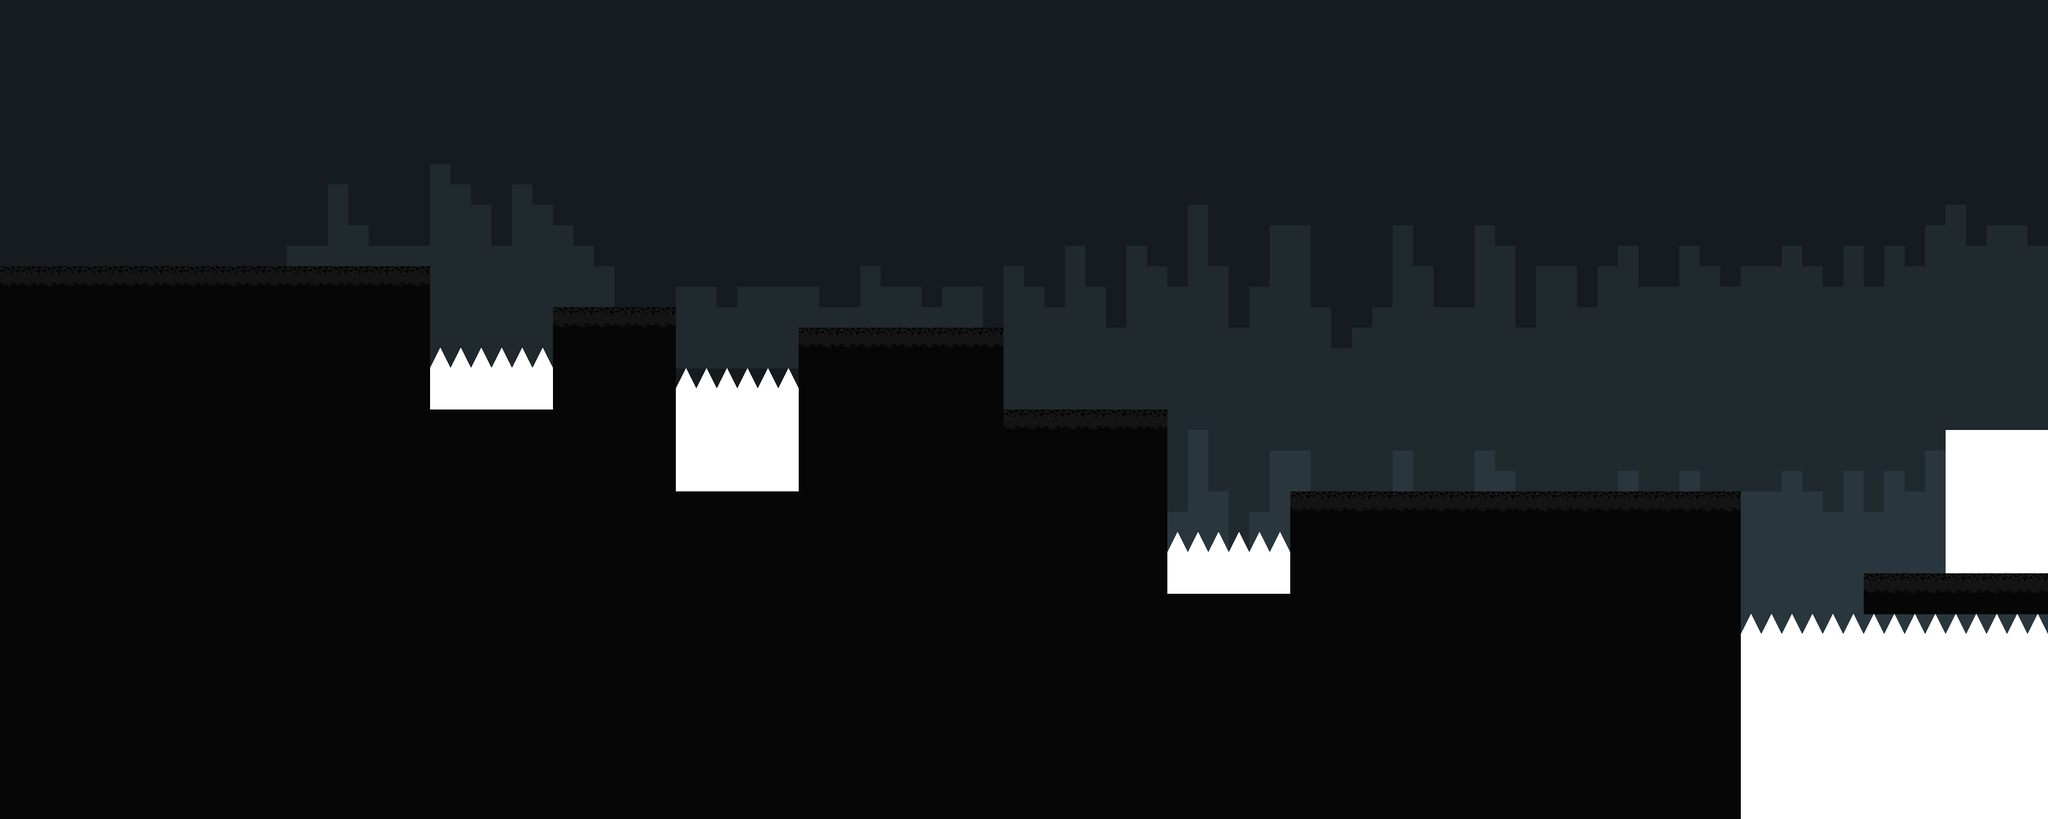

Rendered tile map (Tiled .tmx) drawn with the repository's tilesets; below, a short description and the map source with its tile grids summarised:
An orthogonal 100x40 tile map with 32x32 px tiles, 5 tile layers (background, ground, door, dialogTrigger1, ...), 2 tilesets and 1 object (player spawn).

<map version="1.2" tiledversion="1.3.4" orientation="orthogonal" renderorder="right-down" width="100" height="40" tilewidth="32" tileheight="32" infinite="0" nextlayerid="7" nextobjectid="5">
 <editorsettings>
  <export format="json" />
 </editorsettings>
 <tileset firstgid="1" name="tileTesting" tilewidth="32" tileheight="32" tilecount="32" columns="8">
  <image source="tileTesting.png" width="256" height="128" />
  <tile id="9">
   <properties>
    <property name="collides" type="bool" value="true" />
   </properties>
  </tile>
  <tile id="18">
   <properties>
    <property name="door" type="bool" value="true" />
   </properties>
  </tile>
  <tile id="25">
   <properties>
    <property name="collides" type="bool" value="true" />
   </properties>
  </tile>
  <tile id="27">
   <properties>
    <property name="collides" type="bool" value="true" />
   </properties>
  </tile>
  <tile id="31">
   <properties>
    <property name="collides" type="bool" value="true" />
   </properties>
  </tile>
 </tileset>
 <tileset firstgid="33" name="tileTesting" tilewidth="32" tileheight="32" tilecount="32" columns="8">
  <image source="tileTesting.png" width="256" height="128" />
  <tile id="0">
   <properties>
    <property name="dialogTrigger" type="bool" value="true" />
   </properties>
  </tile>
  <tile id="9">
   <properties>
    <property name="collides" type="bool" value="true" />
   </properties>
  </tile>
  <tile id="18">
   <properties>
    <property name="door" type="bool" value="true" />
   </properties>
  </tile>
  <tile id="25">
   <properties>
    <property name="collides" type="bool" value="true" />
   </properties>
  </tile>
  <tile id="27">
   <properties>
    <property name="collides" type="bool" value="true" />
   </properties>
  </tile>
  <tile id="31">
   <properties>
    <property name="collides" type="bool" value="true" />
   </properties>
  </tile>
 </tileset>
 <layer id="1" name="background" width="100" height="40">
  <data>[4000 cells, 4000 non-empty, 3 distinct tile ids]</data>
 </layer>
 <layer id="2" name="ground" width="100" height="40">
  <data>[4000 cells, 1769 non-empty, 2 distinct tile ids]</data>
 </layer>
 <layer id="4" name="door" width="100" height="40">
  <data>[4000 cells, 35 non-empty, 1 distinct tile ids]</data>
 </layer>
 <objectgroup id="5" name="objects">
  <object id="4" name="player spawn" x="241" y="369">
   <point />
  </object>
 </objectgroup>
 <layer id="6" name="dialogTrigger1" width="100" height="40">
  <data>[4000 cells, 0 non-empty, 0 distinct tile ids]</data>
 </layer>
 <layer id="3" name="spikes" width="100" height="40">
  <data>[4000 cells, 222 non-empty, 2 distinct tile ids]</data>
 </layer>
</map>
